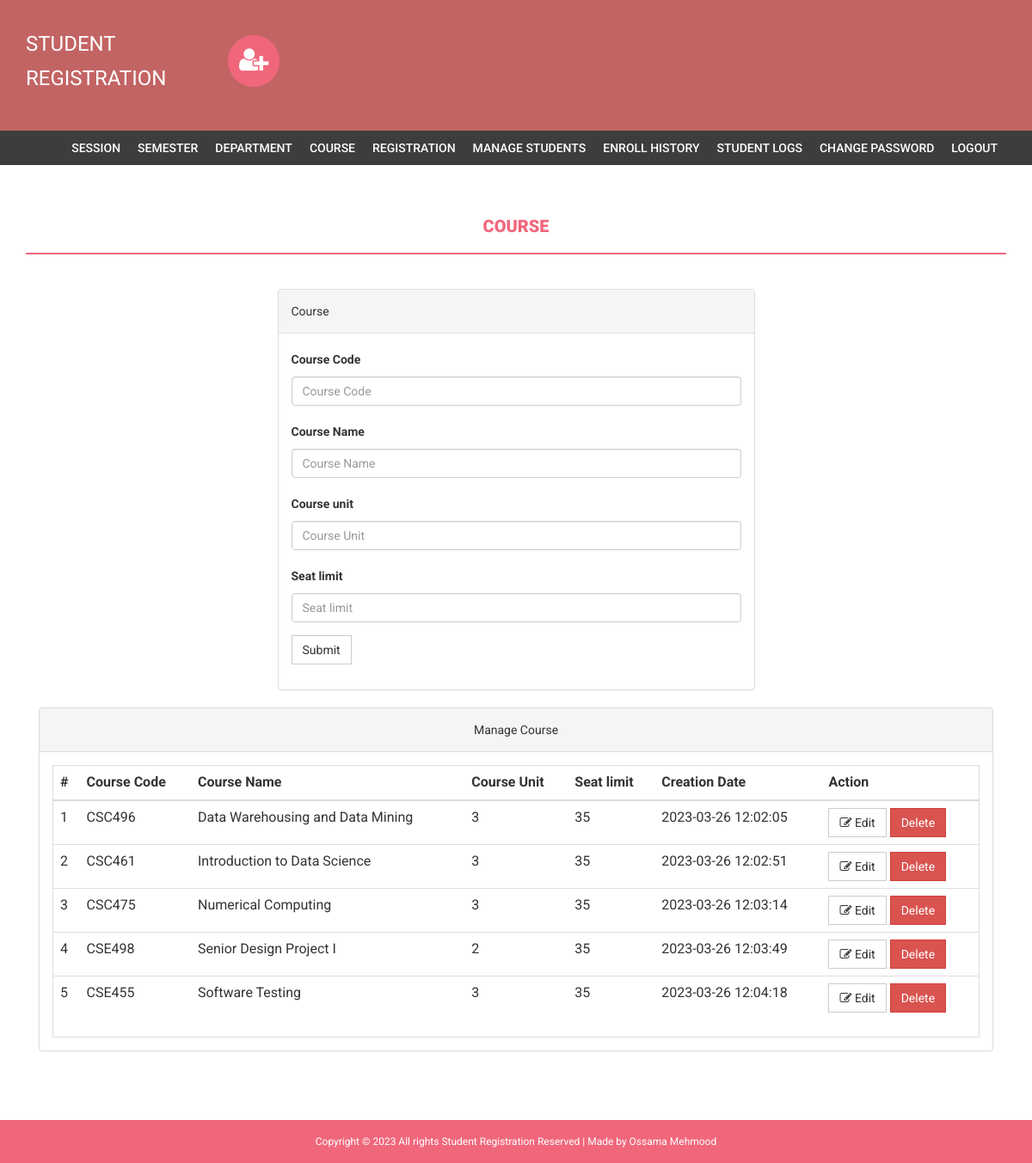
Page /admin/course.php (signed in) on the committed database.
### tables this page shows
CREATE TABLE `course` (
  `id` int(11) NOT NULL,
  `courseCode` varchar(255) NOT NULL,
  `courseName` varchar(255) NOT NULL,
  `courseUnit` varchar(255) NOT NULL,
  `noofSeats` int(11) NOT NULL,
  `creationDate` timestamp NOT NULL DEFAULT current_timestamp(),
  `updationDate` varchar(255) NOT NULL
);

### admin/course.php (the view, shortened to what this page needs)
<?php
if(strlen($_SESSION['alogin'])==0)
    {
header('location:index.php');
}
else{
?>
<!DOCTYPE html>
<html xmlns="http://www.w3.org/1999/xhtml">
<head>
    <link href="assets/css/bootstrap.css" rel="stylesheet" />
    <link href="assets/css/font-awesome.css" rel="stylesheet" />
    <link href="assets/css/style.css" rel="stylesheet" />
</head>
<body>
<?php include('includes/header.php');?>
<?php if($_SESSION['alogin']!="")
{
 include('includes/menubar.php');
}
 ?>
    <div class="content-wrapper">
        <div class="container">
              <div class="row">
                    <div class="col-md-12">
                        <h1 class="page-head-line">Course  </h1>
                    </div>
                </div>
                <div class="row" >
                  <div class="col-md-3"></div>
                    <div class="col-md-6">
                        <div class="panel panel-default">
                        <div class="panel-heading">
                           Course
                        </div>
                        <div class="panel-body">
                       <form name="dept" method="post">
   <div class="form-group">
    <label for="coursecode">Course Code  </label>
    <input type="text" class="form-control" id="coursecode" name="coursecode" placeholder="Course Code" required />
  </div>
 <div class="form-group">
    <label for="coursename">Course Name  </label>
    <input type="text" class="form-control" id="coursename" name="coursename" placeholder="Course Name" required />
  </div>
<div class="form-group">
    <label for="courseunit">Course unit  </label>
    <input type="text" class="form-control" id="courseunit" name="courseunit" placeholder="Course Unit" required />
  </div>
<div class="form-group">
    <label for="seatlimit">Seat limit  </label>
    <input type="text" class="form-control" id="seatlimit" name="seatlimit" placeholder="Seat limit" required />
  </div>
 <button type="submit" name="submit" class="btn btn-default">Submit</button>
</form>
                            </div>
                            </div>
                    </div>
                </div>
                <div class="col-md-12">
                    <div class="panel panel-default">
                        <div class="panel-heading">
                            Manage Course
                        </div>
                        <div class="panel-body">
                            <div class="table-responsive table-bordered">
                                <table class="table">
                                    <thead>
                                        <tr>
                                            <th>#</th>
                                            <th>Course Code</th>
                                            <th>Course Name </th>
                                            <th>Course Unit</th>
                                            <th>Seat limit</th>
                                             <th>Creation Date</th>
                                             <th>Action</th>
                                        </tr>
                                    </thead>
                                    <tbody>
<?php
$sql=mysqli_query($bd, "select * from course");
$cnt=1;
while($row=mysqli_fetch_array($sql))
{
?>
                                        <tr>
                                            <td><?php echo $cnt;?></td>
                                            <td><?php echo htmlentities($row['courseCode']);?></td>
                                            <td><?php echo htmlentities($row['courseName']);?></td>
                                            <td><?php echo htmlentities($row['courseUnit']);?></td>
                                             <td><?php echo htmlentities($row['noofSeats']);?></td>
                                            <td><?php echo htmlentities($row['creationDate']);?></td>
                                            <td>
                                            <a href="edit-course.php?id=<?php echo $row['id']?>">
<button class="btn btn-default"><i class="fa fa-edit "></i> Edit</button> </a>
  <a href="course.php?id=<?php echo $row['id']?>&del=delete" onClick="return confirm('Are you sure you want to delete?')">
                                            <button class="btn btn-danger">Delete</button>
</a>
                                            </td>
                                        </tr>
<?php
$cnt++;
} ?>
                                    </tbody>
                                </table>
                            </div>
                        </div>
                    </div>
                </div>
            </div>
        </div>
  <?php include('includes/footer.php');?>
</body>
</html>
<?php } ?>

### admin/assets/css/style.css (style rules this page uses)
body { font-family: 'Roboto', sans-serif; line-height: 30px; }
.content-wrapper { margin-top: 40px; min-height: 600px; padding-bottom: 60px; }
.page-head-line { font-weight: 900; padding-bottom: 20px; border-bottom: 2px solid #F0677C; text-transform: uppercase; color: #F0677C; font-size: 20px; margin-bottom: 40px; }
.btn { border-radius: 0px; -webkit-border-radius: 0px; -moz-border-radius: 0px; }

### admin/includes/footer.php (style rules this page uses)
.col-md-12 { text-align: center; }

### rows in the picture
course: courseCode "CSC496", courseName "Data Warehousing and Data Mining", courseUnit "3", noofSeats "35", creationDate "2023-03-26 12:02:05"
course: courseCode "CSC461", courseName "Introduction to Data Science", courseUnit "3", noofSeats "35", creationDate "2023-03-26 12:02:51"
course: courseCode "CSC475", courseName "Numerical Computing", courseUnit "3", noofSeats "35", creationDate "2023-03-26 12:03:14"
course: courseCode "CSE498", courseName "Senior Design Project I", courseUnit "2", noofSeats "35", creationDate "2023-03-26 12:03:49"
course: courseCode "CSE455", courseName "Software Testing", courseUnit "3", noofSeats "35", creationDate "2023-03-26 12:04:18"
